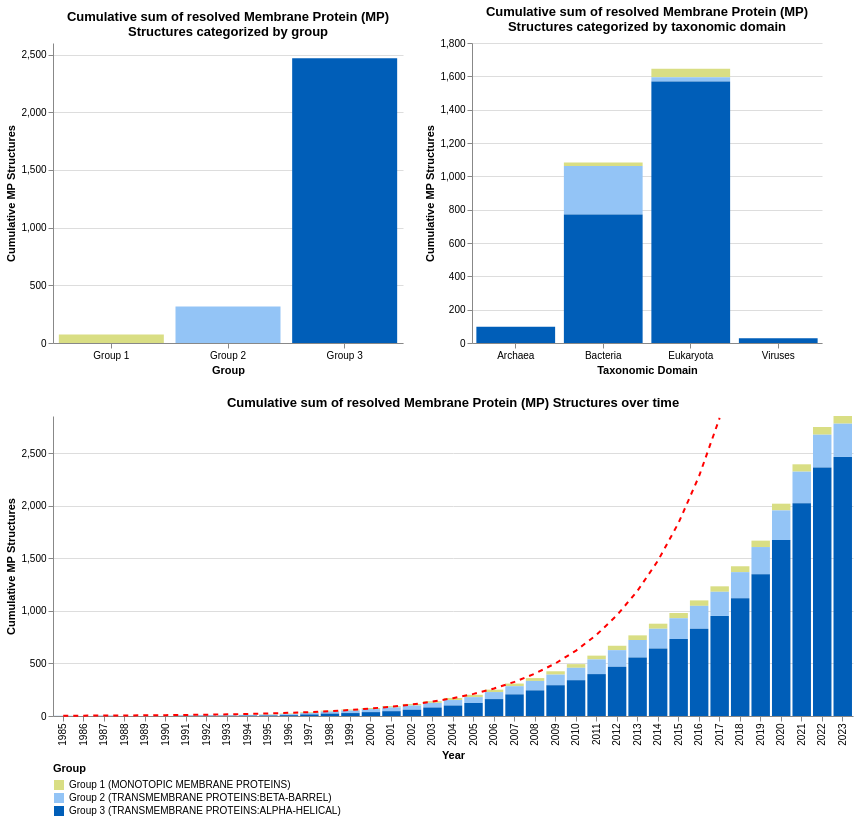

The notebook cell this image was saved under:
### Markdown cell above
##### Multiple Chart for MetaMP

### Code cell
import altair as alt
import pandas as pd
import os, sys
import numpy as np
from src.services.Helpers.helper import (
    generate_color_palette
)
from scipy.optimize import curve_fit

def create_combined_chart(protein_db, title="Cumulative sum of resolved Membrane Protein (MP) Structures over time", chart_width=800):
    # Ensure 'group' column exists and update it
    if 'group' not in protein_db.columns:
        raise KeyError("The 'group' column is missing from the DataFrame.")
    
    protein_db['group'] = protein_db['group'].replace({
        'MONOTOPIC MEMBRANE PROTEINS': "Group 1",
        'TRANSMEMBRANE PROTEINS:BETA-BARREL': "Group 2",
        'TRANSMEMBRANE PROTEINS:ALPHA-HELICAL': "Group 3",
    })
    
    # Define group labels and their meanings
    group_labels = {
        "Group 1": 'Group 1 (MONOTOPIC MEMBRANE PROTEINS)',
        "Group 2": 'Group 2 (TRANSMEMBRANE PROTEINS:BETA-BARREL)',
        "Group 3": 'Group 3 (TRANSMEMBRANE PROTEINS:ALPHA-HELICAL)'
    }
    
    # Add a 'label' column for detailed legend information
    protein_db['label'] = protein_db['group'].map(group_labels)
    
    
    # Define a custom color palette
    color_list = ['#D9DE84', '#93C4F6', '#005EB8']
    unique_group_list = list(protein_db['label'].unique())
    num_colors = len(unique_group_list)
    ordered_list = [
        'Group 1 (MONOTOPIC MEMBRANE PROTEINS)',
        'Group 2 (TRANSMEMBRANE PROTEINS:BETA-BARREL)',
        'Group 3 (TRANSMEMBRANE PROTEINS:ALPHA-HELICAL)'
    ]
    unique_group_list.sort(key=lambda x: ordered_list.index(x))
    custom_palette = alt.Scale(domain=unique_group_list, range=color_list[:num_colors])
    
    
    
    # Check if 'label' column was successfully created
    if 'label' not in protein_db.columns:
        raise KeyError("The 'label' column was not created successfully.")
    
    # Group by 'label' and count occurrences
    grouped_data = protein_db.groupby(["label", "group"]).size().reset_index(name='CumulativeCount')
    
    # Group by 'taxonomic domain' and count occurrences
    grouped_data_taxonomic_domain = protein_db[["taxonomic_domain", "label", "group"]].groupby(["taxonomic_domain", "label", "group"]).size().reset_index(name="CumulativeCount")
    
    # Sort by count
    grouped_data = grouped_data.sort_values(by='CumulativeCount', ascending=True)

    # Create a brush selection
    brush = alt.selection_interval(encodings=['x', 'y'])
    unique_group_list = list(protein_db['label'].unique())
    
    chart_width_2 = (chart_width - 100) / 2
    
    grouped_bar_chart = alt.Chart(grouped_data).mark_bar().encode(
        x=alt.X(
            'group:N', title='Group', sort=None, axis=alt.Axis(
                labelAngle=0,
                labelLimit=0
            )
        ),
        y=alt.Y('CumulativeCount:Q', title='Cumulative MP Structures'),
        color=alt.Color('label:N', scale=custom_palette, legend=alt.Legend(
            title="Group", 
            orient="bottom", 
            labelLimit=0, 
            direction="vertical"
            )
        ),
        tooltip=["label", "CumulativeCount"]
    ).add_params(
        brush
    ).properties(
        title=['Cumulative sum of resolved Membrane Protein (MP)', ' Structures categorized by group'],
        width=chart_width_2
    )
    
    grouped_bar_chart_taxonomic = alt.Chart(grouped_data_taxonomic_domain).mark_bar().encode(
        x=alt.X(
            'taxonomic_domain:N', title='Taxonomic Domain', sort=None, axis=alt.Axis(
                labelAngle=0,
                labelLimit=0
            ), 
        ),
        y=alt.Y('CumulativeCount:Q', title='Cumulative MP Structures'),
        color=alt.Color('label:N', scale=custom_palette, legend=None),
        tooltip=["label", "taxonomic_domain", "CumulativeCount"]
    ).transform_filter(
        brush
    ).properties(
        title=['Cumulative sum of resolved Membrane Protein (MP)', ' Structures categorized by taxonomic domain'],
        width=chart_width_2
    ).interactive()
    
    # Prepare the data for the cumulative chart with exponential fit
    d = pd.crosstab([protein_db["bibliography_year"]], columns=[protein_db["group"], protein_db["label"]]).cumsum()

    # Reset the index to convert 'bibliography_year' back to a column
    d = d.reset_index()

    # Melt the crosstab to get 'group' and 'label' as individual columns
    d = d.melt(
        id_vars=["bibliography_year"], 
        var_name=["group", "label"], 
        value_name="CumulativeCount"
    )
    # Aggregate cumulative counts by year and group
    aggregated_df = d.groupby(['bibliography_year', 'group'])['CumulativeCount'].sum().reset_index()
    combined_df = aggregated_df.groupby('bibliography_year')['CumulativeCount'].sum().reset_index()
    
    # Fit exponential model
    years = combined_df['bibliography_year'].values
    cumulative_count = combined_df['CumulativeCount'].values
    start_year, end_year = 1985, 2005
    start_index = np.where(years == start_year)[0][0]
    end_index = np.where(years == end_year)[0][0] + 1
    years_fit = years[start_index:end_index]
    cumulative_count_fit = cumulative_count[start_index:end_index]
    popt, _ = curve_fit(exp_growth, years_fit, cumulative_count_fit, p0=(100, 0.1))
    x_exp = np.arange(min(years), max(years) + 1)
    y_exp = exp_growth(x_exp, *popt)
    df_fit = pd.DataFrame({'Year': x_exp, 'Fitted Growth': y_exp})
    y_max = cumulative_count.max()
    df_fit = df_fit[df_fit['Fitted Growth'] <= y_max]
    
    entries_over_time = alt.Chart(d).mark_bar().encode(
        x=alt.X('bibliography_year:O', title="Year"),
        y=alt.Y('CumulativeCount:Q', title='Cumulative MP Structures', scale=alt.Scale(domain=[0, y_max])),
        color=alt.Color('label:N', scale=custom_palette, legend=None),
        tooltip=[alt.Tooltip('CumulativeCount:Q'), alt.Tooltip('label'), alt.Tooltip('bibliography_year:O')]
    ).transform_filter(
        brush
    ).properties(
        width=chart_width,
        title="Cumulative sum of resolved Membrane Protein (MP) Structures over time"
    )
    
    # Add exponential fit line
    line = alt.Chart(df_fit).mark_line(color='red', strokeDash=[5, 5]).encode(
        x=alt.X('Year:O', title='Year'),
        y=alt.Y('Fitted Growth:Q', title='Cumulative MP Structures', scale=alt.Scale(domain=[0, y_max])),
        tooltip=['Year', 'Fitted Growth']
    )
    # Combine the bar chart and the exponential fit line
    chart_with_regression = entries_over_time + line
    group_1 = alt.hconcat(grouped_bar_chart, grouped_bar_chart_taxonomic)
    
    # Combine both charts into one visualization
    combined_chart = alt.vconcat(group_1, chart_with_regression).configure_view(
        stroke='transparent'
    ).configure_legend(
        orient='bottom',
        offset=2,
        titleOrient='top',
        labelLimit=0
    )

    return combined_chart

def exp_growth(x, a, b):
    return a * np.exp(b * (x - 2005))


grouped_chart = create_combined_chart(all_data)
grouped_chart

### Figure 1 — Vega-Lite specification as saved in the notebook (floating-point values rounded to 4 significant figures)
{"config": {"view": {"continuousWidth": 300, "continuousHeight": 300, "stroke": "transparent"}, "legend": {"labelLimit": 0, "offset": 2, "orient": "bottom", "titleOrient": "top"}}, "vconcat": [{"hconcat": [{"data": {"name": "data-cbc0718a6a89e9cf737dec17403c5899"}, "mark": {"type": "bar"}, "encoding": {"color": {"field": "label", "legend": {"direction": "vertical", "labelLimit": 0, "orient": "bottom", "title": "Group"}, "scale": {"domain": ["Group 1 (MONOTOPIC MEMBRANE PROTEINS)", "Group 2 (TRANSMEMBRANE PROTEINS:BETA-BARREL)", "Group 3 (TRANSMEMBRANE PROTEINS:ALPHA-HELICAL)"], "range": ["#D9DE84", "#93C4F6", "#005EB8"]}, "type": "nominal"}, "tooltip": [{"field": "label", "type": "nominal"}, {"field": "CumulativeCount", "type": "quantitative"}], "x": {"axis": {"labelAngle": 0, "labelLimit": 0}, "field": "group", "sort": null, "title": "Group", "type": "nominal"}, "y": {"field": "CumulativeCount", "title": "Cumulative MP Structures", "type": "quantitative"}}, "name": "view_10", "title": ["Cumulative sum of resolved Membrane Protein (MP)", " Structures categorized by group"], "width": 350.0}, {"data": {"name": "data-501175b7720e2f7f419f1a6bf8f73954"}, "mark": {"type": "bar"}, "encoding": {"color": {"field": "label", "legend": null, "scale": {"domain": ["Group 1 (MONOTOPIC MEMBRANE PROTEINS)", "Group 2 (TRANSMEMBRANE PROTEINS:BETA-BARREL)", "Group 3 (TRANSMEMBRANE PROTEINS:ALPHA-HELICAL)"], "range": ["#D9DE84", "#93C4F6", "#005EB8"]}, "type": "nominal"}, "tooltip": [{"field": "label", "type": "nominal"}, {"field": "taxonomic_domain", "type": "nominal"}, {"field": "CumulativeCount", "type": "quantitative"}], "x": {"axis": {"labelAngle": 0, "labelLimit": 0}, "field": "taxonomic_domain", "sort": null, "title": "Taxonomic Domain", "type": "nominal"}, "y": {"field": "CumulativeCount", "title": "Cumulative MP Structures", "type": "quantitative"}}, "name": "view_11", "title": ["Cumulative sum of resolved Membrane Protein (MP)", " Structures categorized by taxonomic domain"], "transform": [{"filter": {"param": "param_14"}}], "width": 350.0}]}, {"layer": [{"data": {"name": "data-2ae7edcb0749d42b54857de991f65671"}, "mark": {"type": "bar"}, "encoding": {"color": {"field": "label", "legend": null, "scale": {"domain": ["Group 1 (MONOTOPIC MEMBRANE PROTEINS)", "Group 2 (TRANSMEMBRANE PROTEINS:BETA-BARREL)", "Group 3 (TRANSMEMBRANE PROTEINS:ALPHA-HELICAL)"], "range": ["#D9DE84", "#93C4F6", "#005EB8"]}, "type": "nominal"}, "tooltip": [{"field": "CumulativeCount", "type": "quantitative"}, {"field": "label", "type": "nominal"}, {"field": "bibliography_year", "type": "ordinal"}], "x": {"field": "bibliography_year", "title": "Year", "type": "ordinal"}, "y": {"field": "CumulativeCount", "scale": {"domain": [0, 2857.0]}, "title": "Cumulative MP Structures", "type": "quantitative"}}, "title": "Cumulative sum of resolved Membrane Protein (MP) Structures over time", "transform": [{"filter": {"param": "param_14"}}]}, {"data": {"name": "data-22403163f852948b9ef65239754a4747"}, "mark": {"type": "line", "color": "red", "strokeDash": [5, 5]}, "encoding": {"tooltip": [{"field": "Year", "type": "quantitative"}, {"field": "Fitted Growth", "type": "quantitative"}], "x": {"field": "Year", "title": "Year", "type": "ordinal"}, "y": {"field": "Fitted Growth", "scale": {"domain": [0, 2857.0]}, "title": "Cumulative MP Structures", "type": "quantitative"}}}], "width": 800}], "params": [{"name": "param_14", "select": {"type": "interval", "encodings": ["x", "y"]}, "views": ["view_10"]}, {"name": "param_15", "select": {"type": "interval", "encodings": ["x", "y"]}, "bind": "scales", "views": ["view_11"]}], "$schema": "https://vega.github.io/schema/vega-lite/v5.16.3.json", "datasets": {"data-cbc0718a6a89e9cf737dec17403c5899": [{"label": "Group 1 (MONOTOPIC MEMBRANE PROTEINS)", "group": "Group 1", "CumulativeCount": 73}, {"label": "Group 2 (TRANSMEMBRANE PROTEINS:BETA-BARREL)", "group": "Group 2", "CumulativeCount": 317}, {"label": "Group 3 (TRANSMEMBRANE PROTEINS:ALPHA-HELICAL)", "group": "Group 3", "CumulativeCount": 2467}], "data-501175b7720e2f7f419f1a6bf8f73954": [{"taxonomic_domain": "Archaea", "label": "Group 3 (TRANSMEMBRANE PROTEINS:ALPHA-HELICAL)", "group": "Group 3", "CumulativeCount": 98}, {"taxonomic_domain": "Bacteria", "label": "Group 1 (MONOTOPIC MEMBRANE PROTEINS)", "group": "Group 1", "CumulativeCount": 21}, {"taxonomic_domain": "Bacteria", "label": "Group 2 (TRANSMEMBRANE PROTEINS:BETA-BARREL)", "group": "Group 2", "CumulativeCount": 291}, {"taxonomic_domain": "Bacteria", "label": "Group 3 (TRANSMEMBRANE PROTEINS:ALPHA-HELICAL)", "group": "Group 3", "CumulativeCount": 771}, {"taxonomic_domain": "Eukaryota", "label": "Group 1 (MONOTOPIC MEMBRANE PROTEINS)", "group": "Group 1", "CumulativeCount": 52}, {"taxonomic_domain": "Eukaryota", "label": "Group 2 (TRANSMEMBRANE PROTEINS:BETA-BARREL)", "group": "Group 2", "CumulativeCount": 25}, {"taxonomic_domain": "Eukaryota", "label": "Group 3 (TRANSMEMBRANE PROTEINS:ALPHA-HELICAL)", "group": "Group 3", "CumulativeCount": 1569}, {"taxonomic_domain": "Viruses", "label": "Group 3 (TRANSMEMBRANE PROTEINS:ALPHA-HELICAL)", "group": "Group 3", "CumulativeCount": 28}], "data-2ae7edcb0749d42b54857de991f65671": [{"bibliography_year": 1985, "group": "Group 1", "label": "Group 1 (MONOTOPIC MEMBRANE PROTEINS)", "CumulativeCount": 0}, {"bibliography_year": 1987, "group": "Group 1", "label": "Group 1 (MONOTOPIC MEMBRANE PROTEINS)", "CumulativeCount": 0}, {"bibliography_year": 1991, "group": "Group 1", "label": "Group 1 (MONOTOPIC MEMBRANE PROTEINS)", "CumulativeCount": 0}, {"bibliography_year": 1992, "group": "Group 1", "label": "Group 1 (MONOTOPIC MEMBRANE PROTEINS)", "CumulativeCount": 0}, {"bibliography_year": 1993, "group": "Group 1", "label": "Group 1 (MONOTOPIC MEMBRANE PROTEINS)", "CumulativeCount": 1}, {"bibliography_year": 1994, "group": "Group 1", "label": "Group 1 (MONOTOPIC MEMBRANE PROTEINS)", "CumulativeCount": 2}, {"bibliography_year": 1995, "group": "Group 1", "label": "Group 1 (MONOTOPIC MEMBRANE PROTEINS)", "CumulativeCount": 4}, {"bibliography_year": 1996, "group": "Group 1", "label": "Group 1 (MONOTOPIC MEMBRANE PROTEINS)", "CumulativeCount": 6}, {"bibliography_year": 1997, "group": "Group 1", "label": "Group 1 (MONOTOPIC MEMBRANE PROTEINS)", "CumulativeCount": 8}, {"bibliography_year": 1998, "group": "Group 1", "label": "Group 1 (MONOTOPIC MEMBRANE PROTEINS)", "CumulativeCount": 9}, {"bibliography_year": 1999, "group": "Group 1", "label": "Group 1 (MONOTOPIC MEMBRANE PROTEINS)", "CumulativeCount": 10}, {"bibliography_year": 2000, "group": "Group 1", "label": "Group 1 (MONOTOPIC MEMBRANE PROTEINS)", "CumulativeCount": 10}, {"bibliography_year": 2001, "group": "Group 1", "label": "Group 1 (MONOTOPIC MEMBRANE PROTEINS)", "CumulativeCount": 12}, {"bibliography_year": 2002, "group": "Group 1", "label": "Group 1 (MONOTOPIC MEMBRANE PROTEINS)", "CumulativeCount": 15}, {"bibliography_year": 2003, "group": "Group 1", "label": "Group 1 (MONOTOPIC MEMBRANE PROTEINS)", "CumulativeCount": 16}, {"bibliography_year": 2004, "group": "Group 1", "label": "Group 1 (MONOTOPIC MEMBRANE PROTEINS)", "CumulativeCount": 20}, {"bibliography_year": 2005, "group": "Group 1", "label": "Group 1 (MONOTOPIC MEMBRANE PROTEINS)", "CumulativeCount": 22}, {"bibliography_year": 2006, "group": "Group 1", "label": "Group 1 (MONOTOPIC MEMBRANE PROTEINS)", "CumulativeCount": 23}, {"bibliography_year": 2007, "group": "Group 1", "label": "Group 1 (MONOTOPIC MEMBRANE PROTEINS)", "CumulativeCount": 25}, {"bibliography_year": 2008, "group": "Group 1", "label": "Group 1 (MONOTOPIC MEMBRANE PROTEINS)", "CumulativeCount": 27}, {"bibliography_year": 2009, "group": "Group 1", "label": "Group 1 (MONOTOPIC MEMBRANE PROTEINS)", "CumulativeCount": 32}, {"bibliography_year": 2010, "group": "Group 1", "label": "Group 1 (MONOTOPIC MEMBRANE PROTEINS)", "CumulativeCount": 35}, {"bibliography_year": 2011, "group": "Group 1", "label": "Group 1 (MONOTOPIC MEMBRANE PROTEINS)", "CumulativeCount": 36}, {"bibliography_year": 2012, "group": "Group 1", "label": "Group 1 (MONOTOPIC MEMBRANE PROTEINS)", "CumulativeCount": 42}, {"bibliography_year": 2013, "group": "Group 1", "label": "Group 1 (MONOTOPIC MEMBRANE PROTEINS)", "CumulativeCount": 44}, {"bibliography_year": 2014, "group": "Group 1", "label": "Group 1 (MONOTOPIC MEMBRANE PROTEINS)", "CumulativeCount": 48}, {"bibliography_year": 2015, "group": "Group 1", "label": "Group 1 (MONOTOPIC MEMBRANE PROTEINS)", "CumulativeCount": 50}, {"bibliography_year": 2016, "group": "Group 1", "label": "Group 1 (MONOTOPIC MEMBRANE PROTEINS)", "CumulativeCount": 52}, {"bibliography_year": 2017, "group": "Group 1", "label": "Group 1 (MONOTOPIC MEMBRANE PROTEINS)", "CumulativeCount": 52}, {"bibliography_year": 2018, "group": "Group 1", "label": "Group 1 (MONOTOPIC MEMBRANE PROTEINS)", "CumulativeCount": 56}, {"bibliography_year": 2019, "group": "Group 1", "label": "Group 1 (MONOTOPIC MEMBRANE PROTEINS)", "CumulativeCount": 61}, {"bibliography_year": 2020, "group": "Group 1", "label": "Group 1 (MONOTOPIC MEMBRANE PROTEINS)", "CumulativeCount": 64}, {"bibliography_year": 2021, "group": "Group 1", "label": "Group 1 (MONOTOPIC MEMBRANE PROTEINS)", "CumulativeCount": 70}, {"bibliography_year": 2022, "group": "Group 1", "label": "Group 1 (MONOTOPIC MEMBRANE PROTEINS)", "CumulativeCount": 73}, {"bibliography_year": 2023, "group": "Group 1", "label": "Group 1 (MONOTOPIC MEMBRANE PROTEINS)", "CumulativeCount": 73}, {"bibliography_year": 1985, "group": "Group 2", "label": "Group 2 (TRANSMEMBRANE PROTEINS:BETA-BARREL)", "CumulativeCount": 0}, {"bibliography_year": 1987, "group": "Group 2", "label": "Group 2 (TRANSMEMBRANE PROTEINS:BETA-BARREL)", "CumulativeCount": 0}, {"bibliography_year": 1991, "group": "Group 2", "label": "Group 2 (TRANSMEMBRANE PROTEINS:BETA-BARREL)", "CumulativeCount": 0}, {"bibliography_year": 1992, "group": "Group 2", "label": "Group 2 (TRANSMEMBRANE PROTEINS:BETA-BARREL)", "CumulativeCount": 3}, {"bibliography_year": 1993, "group": "Group 2", "label": "Group 2 (TRANSMEMBRANE PROTEINS:BETA-BARREL)", "CumulativeCount": 3}, {"bibliography_year": 1994, "group": "Group 2", "label": "Group 2 (TRANSMEMBRANE PROTEINS:BETA-BARREL)", "CumulativeCount": 5}, {"bibliography_year": 1995, "group": "Group 2", "label": "Group 2 (TRANSMEMBRANE PROTEINS:BETA-BARREL)", "CumulativeCount": 7}, {"bibliography_year": 1996, "group": "Group 2", "label": "Group 2 (TRANSMEMBRANE PROTEINS:BETA-BARREL)", "CumulativeCount": 10}, {"bibliography_year": 1997, "group": "Group 2", "label": "Group 2 (TRANSMEMBRANE PROTEINS:BETA-BARREL)", "CumulativeCount": 13}, {"bibliography_year": 1998, "group": "Group 2", "label": "Group 2 (TRANSMEMBRANE PROTEINS:BETA-BARREL)", "CumulativeCount": 19}, {"bibliography_year": 1999, "group": "Group 2", "label": "Group 2 (TRANSMEMBRANE PROTEINS:BETA-BARREL)", "CumulativeCount": 24}, {"bibliography_year": 2000, "group": "Group 2", "label": "Group 2 (TRANSMEMBRANE PROTEINS:BETA-BARREL)", "CumulativeCount": 29}, {"bibliography_year": 2001, "group": "Group 2", "label": "Group 2 (TRANSMEMBRANE PROTEINS:BETA-BARREL)", "CumulativeCount": 36}, {"bibliography_year": 2002, "group": "Group 2", "label": "Group 2 (TRANSMEMBRANE PROTEINS:BETA-BARREL)", "CumulativeCount": 40}, {"bibliography_year": 2003, "group": "Group 2", "label": "Group 2 (TRANSMEMBRANE PROTEINS:BETA-BARREL)", "CumulativeCount": 44}, {"bibliography_year": 2004, "group": "Group 2", "label": "Group 2 (TRANSMEMBRANE PROTEINS:BETA-BARREL)", "CumulativeCount": 52}, {"bibliography_year": 2005, "group": "Group 2", "label": "Group 2 (TRANSMEMBRANE PROTEINS:BETA-BARREL)", "CumulativeCount": 56}, {"bibliography_year": 2006, "group": "Group 2", "label": "Group 2 (TRANSMEMBRANE PROTEINS:BETA-BARREL)", "CumulativeCount": 67}, {"bibliography_year": 2007, "group": "Group 2", "label": "Group 2 (TRANSMEMBRANE PROTEINS:BETA-BARREL)", "CumulativeCount": 78}, {"bibliography_year": 2008, "group": "Group 2", "label": "Group 2 (TRANSMEMBRANE PROTEINS:BETA-BARREL)", "CumulativeCount": 90}, {"bibliography_year": 2009, "group": "Group 2", "label": "Group 2 (TRANSMEMBRANE PROTEINS:BETA-BARREL)", "CumulativeCount": 101}, {"bibliography_year": 2010, "group": "Group 2", "label": "Group 2 (TRANSMEMBRANE PROTEINS:BETA-BARREL)", "CumulativeCount": 118}, {"bibliography_year": 2011, "group": "Group 2", "label": "Group 2 (TRANSMEMBRANE PROTEINS:BETA-BARREL)", "CumulativeCount": 140}, {"bibliography_year": 2012, "group": "Group 2", "label": "Group 2 (TRANSMEMBRANE PROTEINS:BETA-BARREL)", "CumulativeCount": 158}, {"bibliography_year": 2013, "group": "Group 2", "label": "Group 2 (TRANSMEMBRANE PROTEINS:BETA-BARREL)", "CumulativeCount": 167}, {"bibliography_year": 2014, "group": "Group 2", "label": "Group 2 (TRANSMEMBRANE PROTEINS:BETA-BARREL)", "CumulativeCount": 187}, {"bibliography_year": 2015, "group": "Group 2", "label": "Group 2 (TRANSMEMBRANE PROTEINS:BETA-BARREL)", "CumulativeCount": 198}, {"bibliography_year": 2016, "group": "Group 2", "label": "Group 2 (TRANSMEMBRANE PROTEINS:BETA-BARREL)", "CumulativeCount": 218}, {"bibliography_year": 2017, "group": "Group 2", "label": "Group 2 (TRANSMEMBRANE PROTEINS:BETA-BARREL)", "CumulativeCount": 230}, {"bibliography_year": 2018, "group": "Group 2", "label": "Group 2 (TRANSMEMBRANE PROTEINS:BETA-BARREL)", "CumulativeCount": 248}, {"bibliography_year": 2019, "group": "Group 2", "label": "Group 2 (TRANSMEMBRANE PROTEINS:BETA-BARREL)", "CumulativeCount": 260}, {"bibliography_year": 2020, "group": "Group 2", "label": "Group 2 (TRANSMEMBRANE PROTEINS:BETA-BARREL)", "CumulativeCount": 283}, {"bibliography_year": 2021, "group": "Group 2", "label": "Group 2 (TRANSMEMBRANE PROTEINS:BETA-BARREL)", "CumulativeCount": 301}, {"bibliography_year": 2022, "group": "Group 2", "label": "Group 2 (TRANSMEMBRANE PROTEINS:BETA-BARREL)", "CumulativeCount": 312}, {"bibliography_year": 2023, "group": "Group 2", "label": "Group 2 (TRANSMEMBRANE PROTEINS:BETA-BARREL)", "CumulativeCount": 317}, {"bibliography_year": 1985, "group": "Group 3", "label": "Group 3 (TRANSMEMBRANE PROTEINS:ALPHA-HELICAL)", "CumulativeCount": 1}, {"bibliography_year": 1987, "group": "Group 3", "label": "Group 3 (TRANSMEMBRANE PROTEINS:ALPHA-HELICAL)", "CumulativeCount": 2}, {"bibliography_year": 1991, "group": "Group 3", "label": "Group 3 (TRANSMEMBRANE PROTEINS:ALPHA-HELICAL)", "CumulativeCount": 3}, {"bibliography_year": 1992, "group": "Group 3", "label": "Group 3 (TRANSMEMBRANE PROTEINS:ALPHA-HELICAL)", "CumulativeCount": 3}, {"bibliography_year": 1993, "group": "Group 3", "label": "Group 3 (TRANSMEMBRANE PROTEINS:ALPHA-HELICAL)", "CumulativeCount": 3}, {"bibliography_year": 1994, "group": "Group 3", "label": "Group 3 (TRANSMEMBRANE PROTEINS:ALPHA-HELICAL)", "CumulativeCount": 4}, {"bibliography_year": 1995, "group": "Group 3", "label": "Group 3 (TRANSMEMBRANE PROTEINS:ALPHA-HELICAL)", "CumulativeCount": 5}, {"bibliography_year": 1996, "group": "Group 3", "label": "Group 3 (TRANSMEMBRANE PROTEINS:ALPHA-HELICAL)", "CumulativeCount": 8}, {"bibliography_year": 1997, "group": "Group 3", "label": "Group 3 (TRANSMEMBRANE PROTEINS:ALPHA-HELICAL)", "CumulativeCount": 15}, {"bibliography_year": 1998, "group": "Group 3", "label": "Group 3 (TRANSMEMBRANE PROTEINS:ALPHA-HELICAL)", "CumulativeCount": 23}, {"bibliography_year": 1999, "group": "Group 3", "label": "Group 3 (TRANSMEMBRANE PROTEINS:ALPHA-HELICAL)", "CumulativeCount": 28}, {"bibliography_year": 2000, "group": "Group 3", "label": "Group 3 (TRANSMEMBRANE PROTEINS:ALPHA-HELICAL)", "CumulativeCount": 37}, {"bibliography_year": 2001, "group": "Group 3", "label": "Group 3 (TRANSMEMBRANE PROTEINS:ALPHA-HELICAL)", "CumulativeCount": 46}, {"bibliography_year": 2002, "group": "Group 3", "label": "Group 3 (TRANSMEMBRANE PROTEINS:ALPHA-HELICAL)", "CumulativeCount": 60}, {"bibliography_year": 2003, "group": "Group 3", "label": "Group 3 (TRANSMEMBRANE PROTEINS:ALPHA-HELICAL)", "CumulativeCount": 81}, {"bibliography_year": 2004, "group": "Group 3", "label": "Group 3 (TRANSMEMBRANE PROTEINS:ALPHA-HELICAL)", "CumulativeCount": 100}, {"bibliography_year": 2005, "group": "Group 3", "label": "Group 3 (TRANSMEMBRANE PROTEINS:ALPHA-HELICAL)", "CumulativeCount": 124}, {"bibliography_year": 2006, "group": "Group 3", "label": "Group 3 (TRANSMEMBRANE PROTEINS:ALPHA-HELICAL)", "CumulativeCount": 161}, {"bibliography_year": 2007, "group": "Group 3", "label": "Group 3 (TRANSMEMBRANE PROTEINS:ALPHA-HELICAL)", "CumulativeCount": 206}, {"bibliography_year": 2008, "group": "Group 3", "label": "Group 3 (TRANSMEMBRANE PROTEINS:ALPHA-HELICAL)", "CumulativeCount": 244}, {"bibliography_year": 2009, "group": "Group 3", "label": "Group 3 (TRANSMEMBRANE PROTEINS:ALPHA-HELICAL)", "CumulativeCount": 293}, {"bibliography_year": 2010, "group": "Group 3", "label": "Group 3 (TRANSMEMBRANE PROTEINS:ALPHA-HELICAL)", "CumulativeCount": 341}, {"bibliography_year": 2011, "group": "Group 3", "label": "Group 3 (TRANSMEMBRANE PROTEINS:ALPHA-HELICAL)", "CumulativeCount": 399}, {"bibliography_year": 2012, "group": "Group 3", "label": "Group 3 (TRANSMEMBRANE PROTEINS:ALPHA-HELICAL)", "CumulativeCount": 469}, {"bibliography_year": 2013, "group": "Group 3", "label": "Group 3 (TRANSMEMBRANE PROTEINS:ALPHA-HELICAL)", "CumulativeCount": 557}, {"bibliography_year": 2014, "group": "Group 3", "label": "Group 3 (TRANSMEMBRANE PROTEINS:ALPHA-HELICAL)", "CumulativeCount": 644}, {"bibliography_year": 2015, "group": "Group 3", "label": "Group 3 (TRANSMEMBRANE PROTEINS:ALPHA-HELICAL)", "CumulativeCount": 733}, {"bibliography_year": 2016, "group": "Group 3", "label": "Group 3 (TRANSMEMBRANE PROTEINS:ALPHA-HELICAL)", "CumulativeCount": 831}, {"bibliography_year": 2017, "group": "Group 3", "label": "Group 3 (TRANSMEMBRANE PROTEINS:ALPHA-HELICAL)", "CumulativeCount": 953}, {"bibliography_year": 2018, "group": "Group 3", "label": "Group 3 (TRANSMEMBRANE PROTEINS:ALPHA-HELICAL)", "CumulativeCount": 1122}, {"bibliography_year": 2019, "group": "Group 3", "label": "Group 3 (TRANSMEMBRANE PROTEINS:ALPHA-HELICAL)", "CumulativeCount": 1349}, {"bibliography_year": 2020, "group": "Group 3", "label": "Group 3 (TRANSMEMBRANE PROTEINS:ALPHA-HELICAL)", "CumulativeCount": 1675}, {"bibliography_year": 2021, "group": "Group 3", "label": "Group 3 (TRANSMEMBRANE PROTEINS:ALPHA-HELICAL)", "CumulativeCount": 2026}, {"bibliography_year": 2022, "group": "Group 3", "label": "Group 3 (TRANSMEMBRANE PROTEINS:ALPHA-HELICAL)", "CumulativeCount": 2367}, {"bibliography_year": 2023, "group": "Group 3", "label": "Group 3 (TRANSMEMBRANE PROTEINS:ALPHA-HELICAL)", "CumulativeCount": 2467}], "data-22403163f852948b9ef65239754a4747": [{"Year": 1985, "Fitted Growth": 2.768}, {"Year": 1986, "Fitted Growth": 3.438}, {"Year": 1987, "Fitted Growth": 4.269}, {"Year": 1988, "Fitted Growth": 5.302}, {"Year": 1989, "Fitted Growth": 6.585}, {"Year": 1990, "Fitted Growth": 8.178}, {"Year": 1991, "Fitted Growth": 10.16}, {"Year": 1992, "Fitted Growth": 12.61}, {"Year": 1993, "Fitted Growth": 15.66}, {"Year": 1994, "Fitted Growth": 19.45}, {"Year": 1995, "Fitted Growth": 24.16}, {"Year": 1996, "Fitted Growth": 30.01}, {"Year": 1997, "Fitted Growth": 37.27}, {"Year": 1998, "Fitted Growth": 46.28}, {"Year": 1999, "Fitted Growth": 57.48}, {"Year": 2000, "Fitted Growth": 71.38}, {"Year": 2001, "Fitted Growth": 88.65}, {"Year": 2002, "Fitted Growth": 110.1}, {"Year": 2003, "Fitted Growth": 136.7}, {"Year": 2004, "Fitted Growth": 169.8}, {"Year": 2005, "Fitted Growth": 210.9}, {"Year": 2006, "Fitted Growth": 261.9}, {"Year": 2007, "Fitted Growth": 325.3}, {"Year": 2008, "Fitted Growth": 404.0}, {"Year": 2009, "Fitted Growth": 501.7}, {"Year": 2010, "Fitted Growth": 623.1}, {"Year": 2011, "Fitted Growth": 773.9}, {"Year": 2012, "Fitted Growth": 961.1}, {"Year": 2013, "Fitted Growth": 1194.0}, {"Year": 2014, "Fitted Growth": 1482.0}, {"Year": 2015, "Fitted Growth": 1841.0}, {"Year": 2016, "Fitted Growth": 2286.0}, {"Year": 2017, "Fitted Growth": 2840.0}]}}
